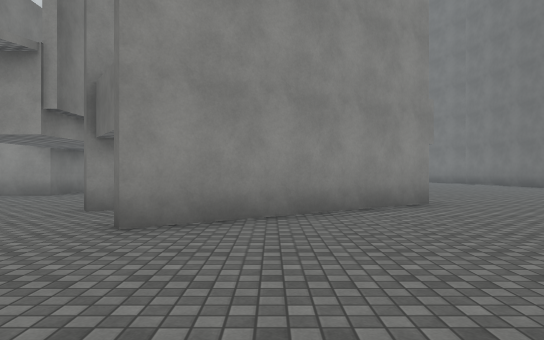
[1] (above)

24 first-person views from a walk through a scene from a Unity 3-D project. The camera is 1.3 m above the floor, looks level and sees 70° across. The floor is counted in squares, 2 m on a side. Each view is taken from the middle of a square. On the plan, view 1 faces up. The plan holds only what a view shows up to about 11 squares ahead; the rest is blank. The place goes on beyond the plan. Surface patterns are stand-ins for the level's own textures.

[2]
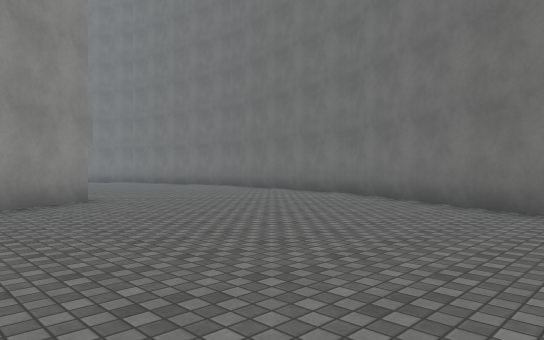

[3]
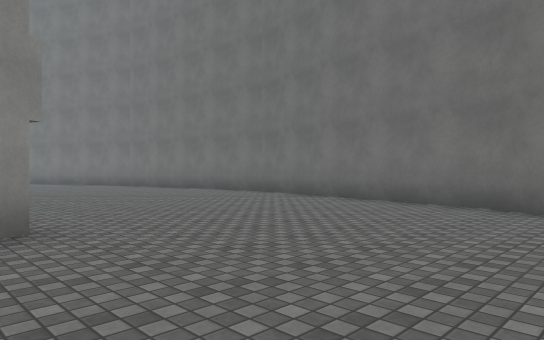

[4]
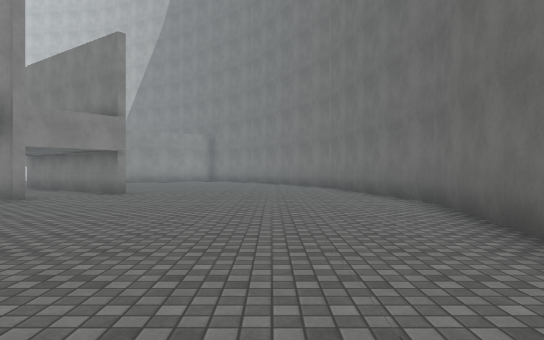

[5]
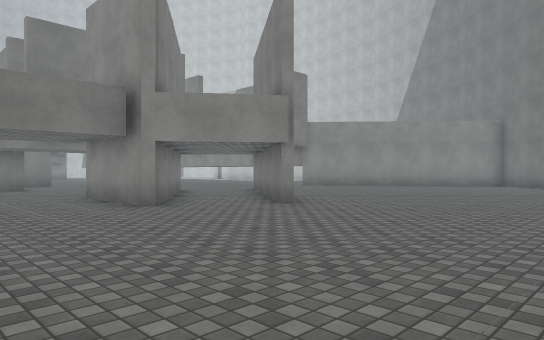

[6]
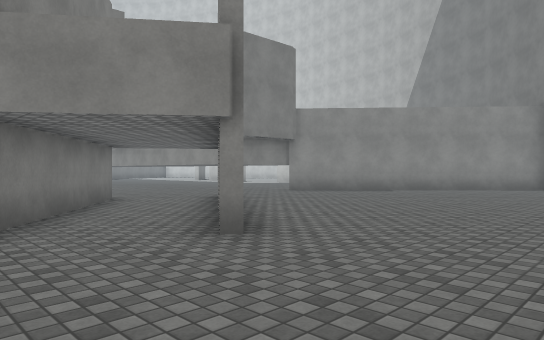

[7]
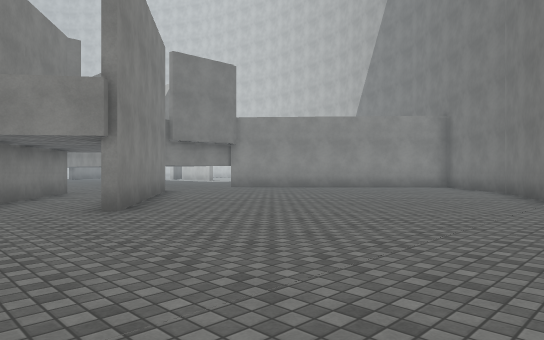

[8]
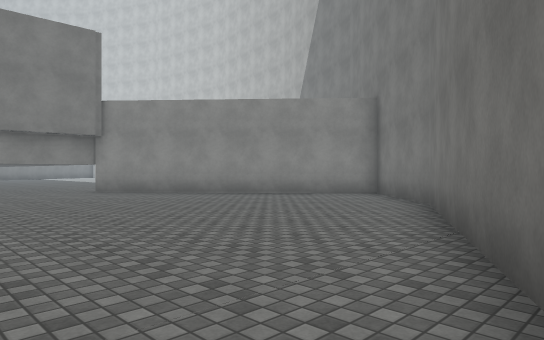

[9]
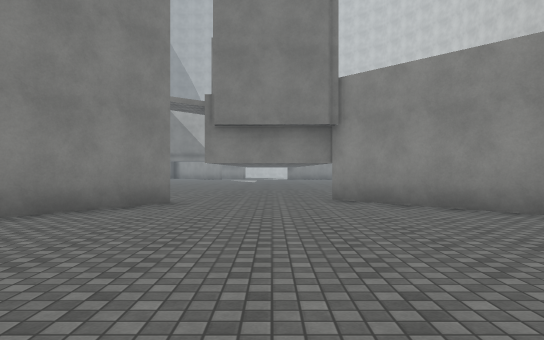

[10]
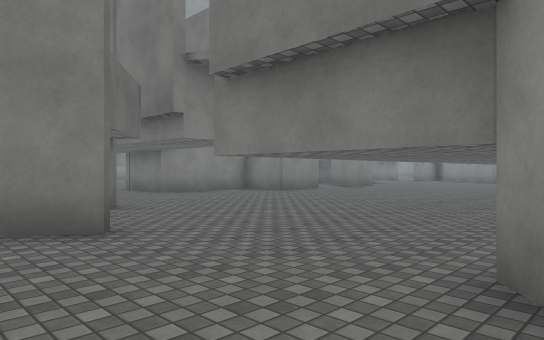

[11]
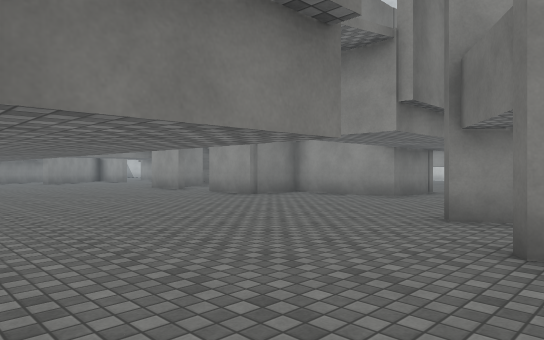

[12]
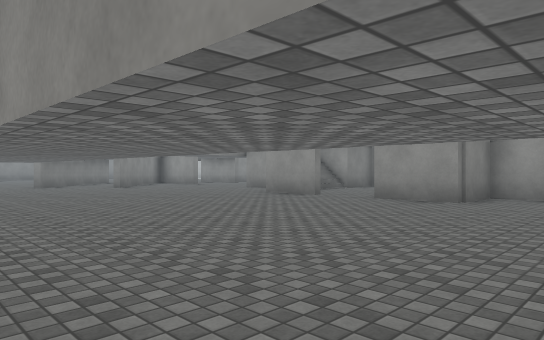

[13]
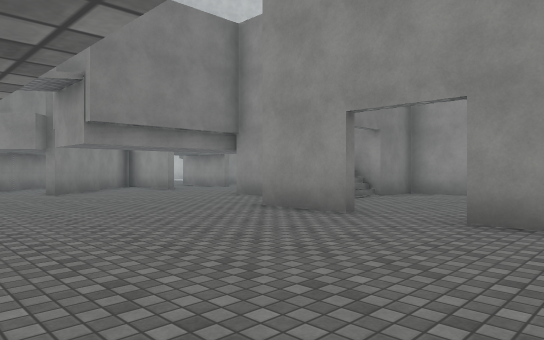

[14]
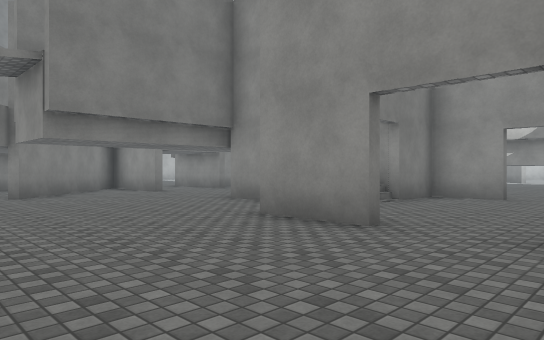

[15]
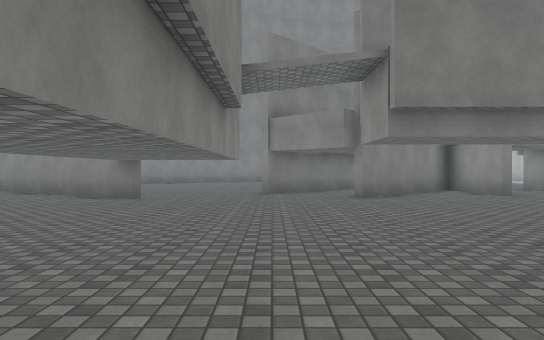

[16]
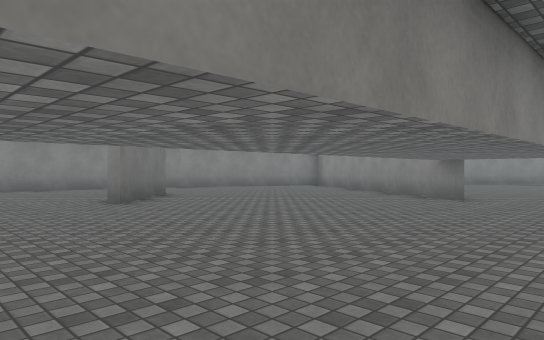

[17]
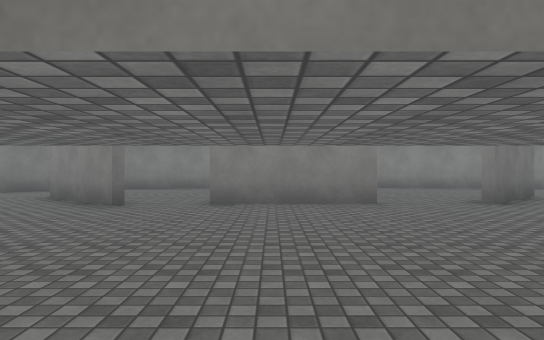

[18]
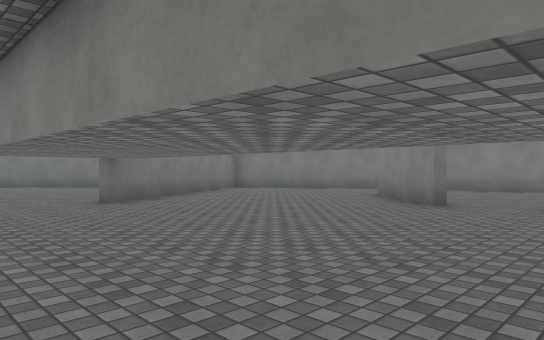

[19]
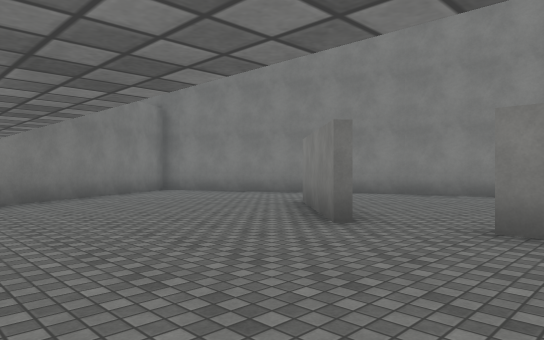

[20]
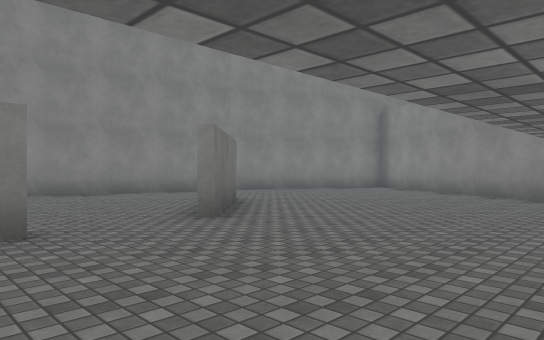

[21]
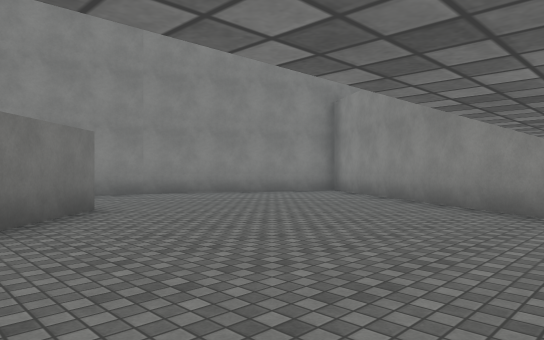

[22]
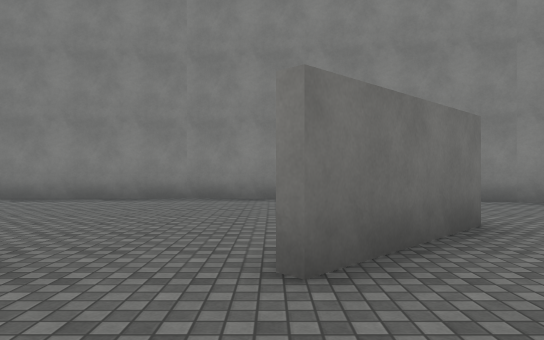

[23]
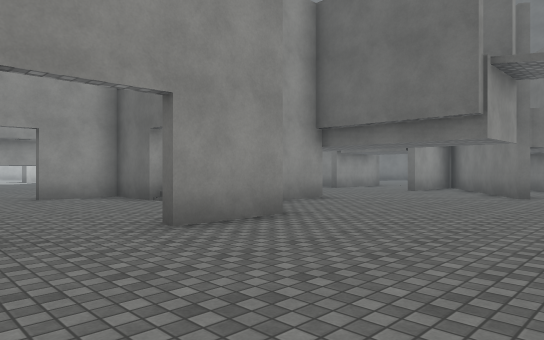

[24]
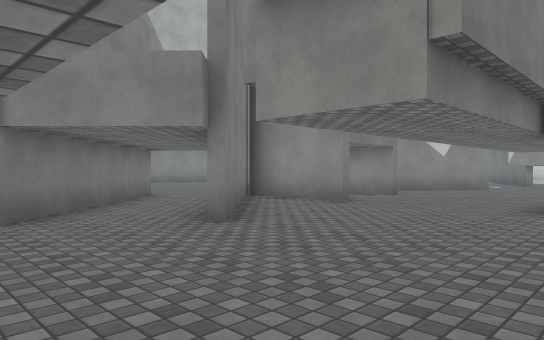

### Floor plan
Key: @ floor where view 1 was taken; # wall or solid block; . floor; / step, stairs or slope; T thing the floor can be seen under or through.
Columns run from 26 left of view 1 to 10 right of it. Each row starts with its distance up from view 1.
 27                             ###
 26                            ##.##
 25                           ##...##
 24                          ##.....##
 23                         ##.......#
 22                        ##........##
 21                        #..........##
 20                     ...T...........#
 19                        T...........#
 18               ...........#.........
 17              ............##.........
 16              .............###......
 15       ...    ...........##..##......#
 14      ....   ##..##...... ##.........#
 13     ##...   #....# ..... ###........#
 12     .....  ##....#  #...............#
 11     ...../  /.....   ...............#
 10    ###...##  ....####...   .........#
  9 ...##....... ....#.......    .......#
  8 ....##......##..##.......#   .......#
  7  ##..##................#######......#
  6   ##..#...................##........#
  5    ##....................##........##
  4     #..............................#
  3     ..............................##
  2    ...............................#
  1    ...#.................#........##
  0    ..##.................##@......#
 -1      #...................#. ..
 -2     ##...................##
 -3    ##..........###.#......##
 -4    #.......##..  ..###.....#
 -5    #......##....  ...#.....
 -6    .............. ........
 -7     ............. .......
 -8      #.................
 -9      ####..........####
-10           #########

Positions as (right, up) in squares from view 1, and headings:
1: (0, 0), facing up
2: (0, -1), facing up-right
3: (2, 3), facing up-right
4: (7, 4), facing up
5: (8, 9), facing up-left
6: (6, 12), facing up-left
7: (9, 12), facing up-left
8: (9, 17), facing up-left
9: (6, 20), facing left
10: (0, 22), facing down-left
11: (-1, 1), facing up-left
12: (-6, 0), facing up-left
13: (-9, 3), facing up-left
14: (-10, 4), facing up-left
15: (-11, 4), facing left
16: (-11, 4), facing down-left
17: (-10, 4), facing down
18: (-10, 4), facing down-right
19: (-10, 1), facing down-right
20: (-11, 1), facing down-left
21: (-14, 1), facing down-left
22: (-14, -1), facing down
23: (-13, 4), facing up-right
24: (-16, 3), facing up-left
